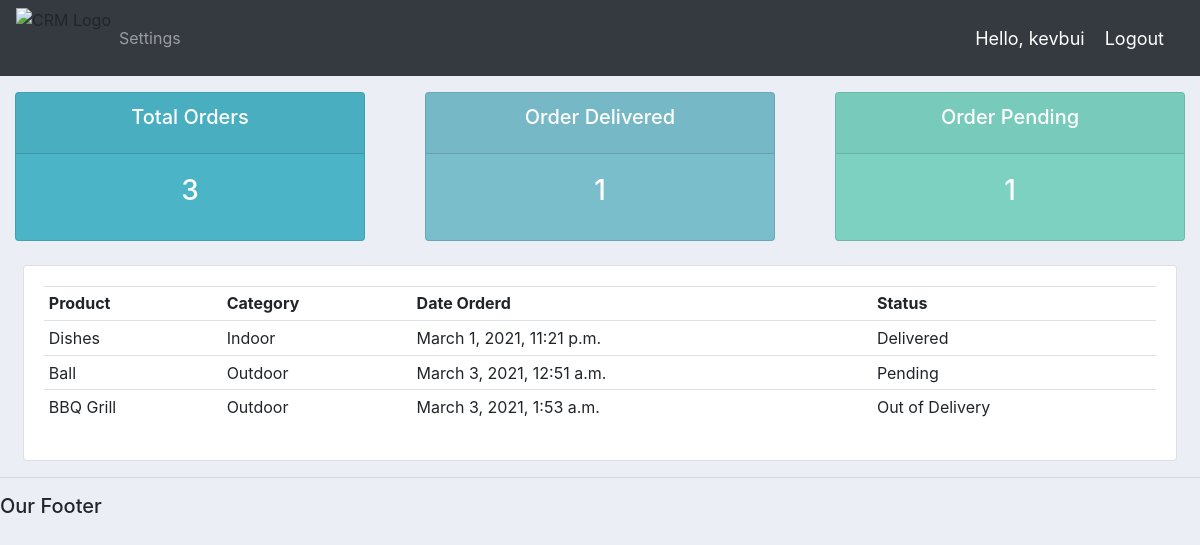
The app's page /user/ (signed in) with its own data.
### accounts/models.py (models this page shows)
class Order(models.Model):
    STATUS = (  # tuple
        ('Pending', 'Pending'),
        ('Out of Delivery', 'Out of Delivery'),
        ('Delivered', 'Delivered'),
    )
    customer = models.ForeignKey(
        Customer, null=True, on_delete=models.SET_NULL)
    product = models.ForeignKey(Product, null=True, on_delete=models.SET_NULL)
    date_created = models.DateTimeField(auto_now_add=True)
    status = models.CharField(max_length=200, null=True, choices=STATUS)
    def __str__(self):
        return self.product.name

class Product(models.Model):
    CATEGORY = (  # tuple
        ('Indoor', 'Indoor'),
        ('Outdoor', 'Outdoor'),
    )
    name = models.CharField(max_length=200, null=True)
    price = models.FloatField(null=True)
    category = models.CharField(max_length=200, null=True, choices=CATEGORY)
    description = models.CharField(max_length=200, null=True, blank=True)
    date_created = models.DateTimeField(auto_now_add=True, null=True)
    tag = models.ManyToManyField(Tag)
    def __str__(self):
        return self.name

### accounts/decorators.py (the view)
        def wrapper_func(request, *args, **kwargs):
            group = None
            if request.user.groups.exists():  # check if user is a part of group
                group = request.user.groups.all()[0].name
            if group in allowed_roles:
                return view_func(request, *args, **kwargs)
            else:
                return HttpResponse('You are not authorized to view this page')

### accounts/views.py (called while the page is built)
@login_required(login_url='login')
@allowed_users(allowed_roles=['customer'])
def userPage(request):
    orders = request.user.customer.order_set.all()
    total_orders = orders.count()
    delivered = orders.filter(status='Delivered').count()
    pending = orders.filter(status='Pending').count()
    print('ORDERS: ', orders)
    context = {'orders': orders,  'total_orders': total_orders,
               'delivered': delivered, 'pending': pending}
    return render(request, 'accounts/user.html', context)

### accounts/templates/accounts/user.html
{% extends 'accounts/main.html' %}
{% block content %}
{% include 'accounts/status.html' %}
<div class="row m-2">
	<div class="col-md">
		<div class="card card-body">
			<table class="table table-sm">
				<tr>
					<th>Product</th>
					<th>Category</th>
					<th>Date Orderd</th>
					<th>Status</th>
				</tr>
				{% for order in orders %}
					<tr>
						<td>{{order.product}}</td>
						<td>{{order.product.category}}</td>
						<td>{{order.date_created}}</td>
						<td>{{order.status}}</td>
					</tr>
				{% endfor %}
			</table>
		</div>
	</div>
</div>
{% endblock content %}

### accounts/templates/accounts/navbar.html (shortened to what this page needs)
{% load static %}
<nav class="navbar navbar-expand-lg navbar-dark bg-dark">
    <img class="im" src="{% static 'images/crm-cycle.png' %}" alt="CRM Logo" style="height: 60px; width:auto;">
    <div class="collapse navbar-collapse" id="navbarNav">
      <ul class="navbar-nav">
        {% if request.user.is_staff %}
          <li class="nav-item active">
            <a class="nav-link" href="{% url 'home' %}">Dashboard</a>
          </li>
          <li class="nav-item">
            <a class="nav-link" href="{% url 'products' %}">Products</a>
          </li>
          {% else %}
          <li class="nav-item">
            <a href="{% url 'account' %}" class="nav-link">Settings</a>
          </li>
        {% endif %}
      </ul>
    </div>
    <span class="hello-msg">Hello, {{request.user}}</span>
    <span><a class="hello-msg" href="{% url 'logout' %}">Logout</a></span>
  </nav>

### static/css/main.css (style rules this page uses)
body { background-color: #ebeff5; }

### accounts/templates/accounts/navbar.html (style rules this page uses)
.hello-msg { font-size: 18px; color: #fff; margin-right: 20px }

### records on screen
Order: product "Dishes", product.category "Indoor", date_created "March 1, 2021, 11:21 p.m.", status "Delivered"
Order: product "Ball", product.category "Outdoor", date_created "March 3, 2021, 12:51 a.m.", status "Pending"
Order: product "BBQ Grill", product.category "Outdoor", date_created "March 3, 2021, 1:53 a.m.", status "Out of Delivery"

### other values on screen
{{ request.user }} "kevbui"
{{ total_orders }} "3"
{{ delivered }} "1"
{{ pending }} "1"
